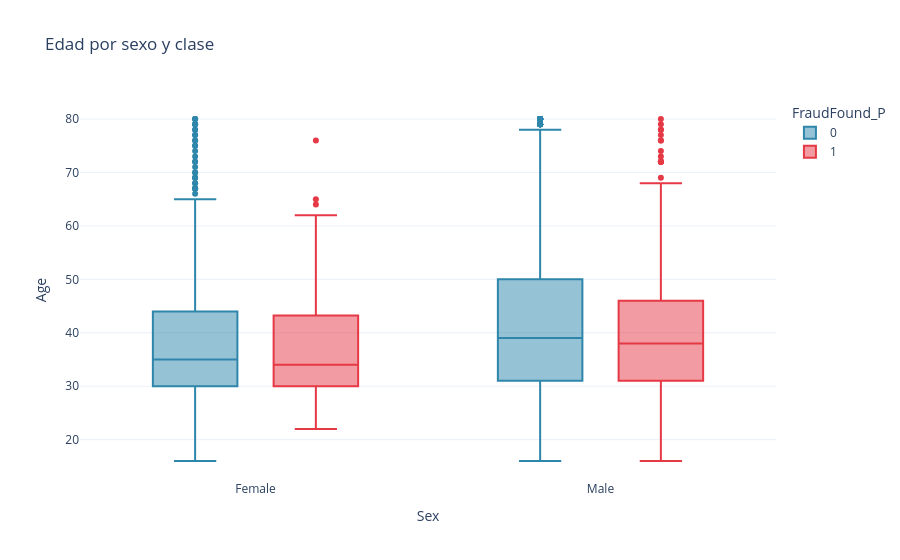

Notebook cell for this chart:
### Markdown cell above
**Justificación:** La distribución de edad es similar entre fraudes y casos legítimos, con concentración entre los 25 y 45 años. La edad por sí sola **no es un discriminador fuerte**, pero podría aportar señal en combinación con otras variables (interacciones).

### Code cell
# 7.2 Boxplot de Age por Fraude y Sexo
fig = px.box(
    df_clean, x='Sex', y='Age', color='FraudFound_P',
    color_discrete_map={0: '#2E86AB', 1: '#E63946'},
    title='Edad por sexo y clase'
)
fig.show()

### Figure 1 — Plotly figure (JSON) as saved in the notebook; plotly's stock layout.template omitted (floating-point values rounded to 4 significant figures; data arrays with more than 128 entries replaced by an {"elided": "..."} marker saying what was removed)
{"data": [{"alignmentgroup": "True", "hovertemplate": "FraudFound_P=0<br>Sex=%{x}<br>Age=%{y}<extra></extra>", "legendgroup": "0", "marker": {"color": "#2E86AB"}, "name": "0", "notched": false, "offsetgroup": "0", "orientation": "v", "showlegend": true, "type": "box", "x": {"elided": "14497 str values"}, "x0": " ", "xaxis": "x", "y": {"elided": "14497 int values"}, "y0": " ", "yaxis": "y"}, {"alignmentgroup": "True", "hovertemplate": "FraudFound_P=1<br>Sex=%{x}<br>Age=%{y}<extra></extra>", "legendgroup": "1", "marker": {"color": "#E63946"}, "name": "1", "notched": false, "offsetgroup": "1", "orientation": "v", "showlegend": true, "type": "box", "x": {"elided": "923 str values"}, "x0": " ", "xaxis": "x", "y": {"elided": "923 int values"}, "y0": " ", "yaxis": "y"}], "layout": {"boxmode": "group", "legend": {"title": {"text": "FraudFound_P"}, "tracegroupgap": 0}, "title": {"text": "Edad por sexo y clase"}, "xaxis": {"anchor": "y", "domain": [0, 1], "title": {"text": "Sex"}}, "yaxis": {"anchor": "x", "domain": [0, 1], "title": {"text": "Age"}}}}
